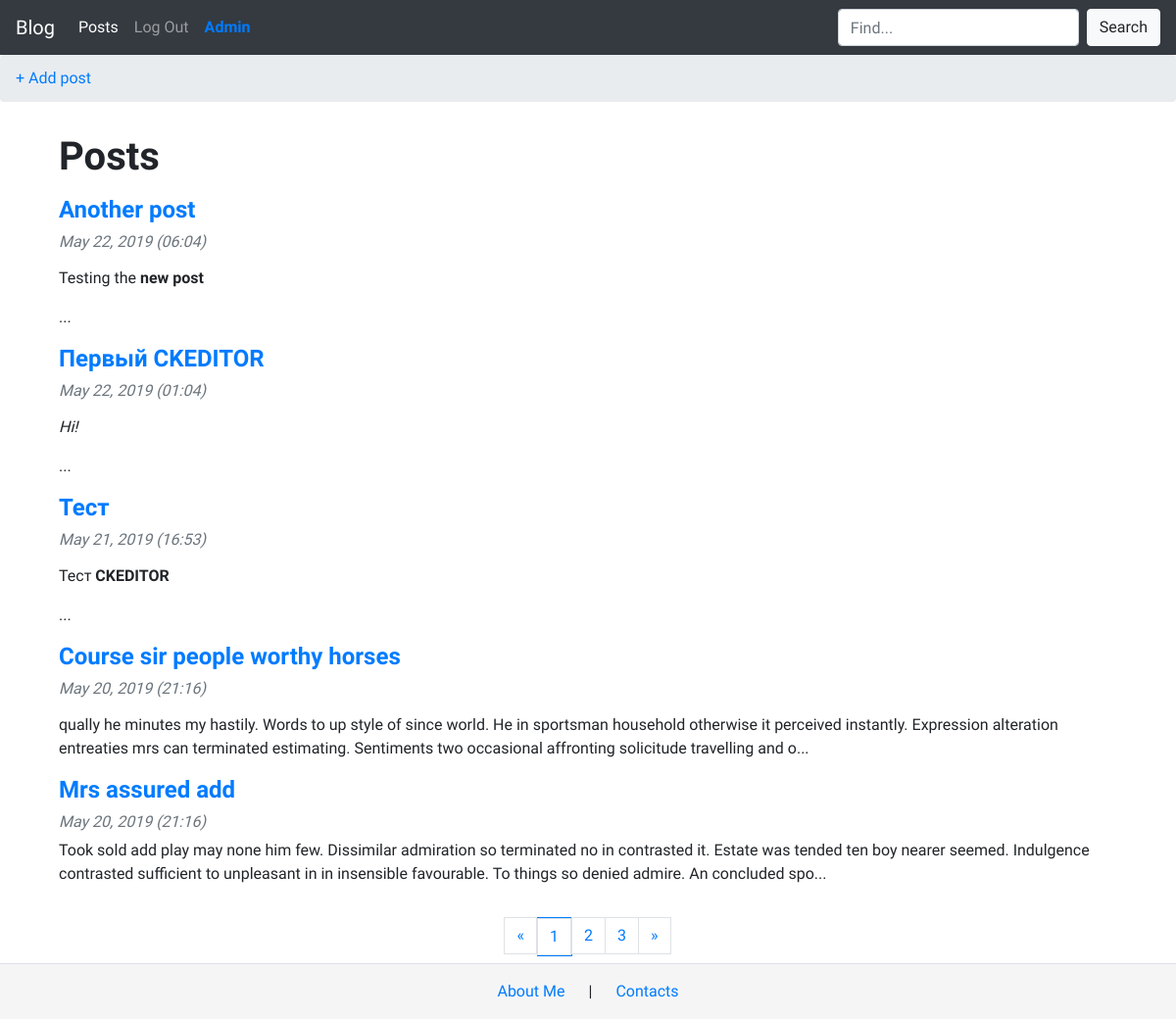
/blog/ (signed in), run on the app's committed database.
### models.py (models this page shows, shortened)
class Post(db.Model):
    id = db.Column(db.Integer, primary_key=True)
    title = db.Column(db.String(140))
    slug = db.Column(db.String(140), unique=True)
    body = db.Column(db.Text)
    created = db.Column(db.DateTime, default=datetime.now())
    user_id = db.Column(db.Integer, db.ForeignKey('user.id'))

### posts/blueprint.py (the view)
@posts.route('/')
def index():
    q = request.args.get('q')
    page = request.args.get('page')
    if page and page.isdigit():
        page = int(page)
    else:
        page = 1
    if q:
        posts = Post.query.filter(Post.title.contains(q) | Post.body.contains(q)| Post.created.contains(q)).all()
    else:
        posts = Post.query.order_by(Post.created.desc())
    pages = posts.paginate(page=page, per_page=5)
    return render_template('posts/index.html', pages=pages)

### posts/templates/posts/index.html (shortened to what this page needs)
{% extends 'base.html' %}
{% block content_title %}
    Posts
{% endblock %}
{% block content %}
    {% for post in pages.items %}
        <h4>
            <a href="{{ url_for('posts.post_detail', slug=post.slug) }}">{{ post.title }}</a>
        </h4>
        <h6 class="font-italic text-secondary">{{ post.created.strftime('%B %d, %Y (%H:%M)') }}</h6>
        <p>
          {{ post.body[:255]|safe +'...' }}
      </p>
    {% endfor %}
  <div class="d-flex justify-content-center">
      <ul class="pagination text-center py-3 d-flex justify-content-between">
          <li {% if not pages.has_prev %} class="disabled" {% endif %}>
          <a class="page-link" href="./?page={{ pages.prev_num }}" aria-label="Previous">
            <span aria-hidden="true">&laquo;</span>
          </a>
          </li>
        {% for page in pages.iter_pages() %}
          <li {% if page == pages.page %} class="border border-primary " {% endif %}>
            <a class="page-link" href="./?page={{ page }}">{{ page }}<span class="sr-only">{current}</span></a>
          </li>
        {% endfor %}
          <li {% if not pages.has_next %} class="disabled" {% endif %}>
            <a class="page-link" href="./?page={{ pages.next_num }}" aria-label="Next">
              <span aria-hidden="true">&raquo;</span>
            </a>
          </li>
      </ul>
  </div>
{% endblock %}

### templates/base.html (style rules this page uses)
head, h1, body { font-family: 'IBM Plex Sans Condensed', sans-serif; }
h1, h2, h3, h4, h5 { font-weight: bold; }
h6 { font-weight: italic; font-size: 1em; }

### data on the page
Post: title "Another post", created "May 22, 2019 (06:04)", body "Testing the new post ..."
Post: title "Первый CKEDITOR", created "May 22, 2019 (01:04)", body "Hi! ..."
Post: title "Тест", created "May 21, 2019 (16:53)", body "Тест CKEDITOR ..."
Post: title "Course sir people worthy horses", created "May 20, 2019 (21:16)", body "qually he minutes my hastily. Words to up style of since world. He in sportsman household otherwise it perceived instantly. Expression alteration entreaties mrs can terminated estimating. Sentiments two occasional affronting solicitude travelling and o..."
Post: title "Mrs assured add", created "May 20, 2019 (21:16)", body "Took sold add play may none him few. Dissimilar admiration so terminated no in contrasted it. Estate was tended ten boy nearer seemed. Indulgence contrasted sufficient to unpleasant in in insensible favourable. To things so denied admire. An concluded spo..."

### other printed values
{{ page }} "1" "2" "3"
